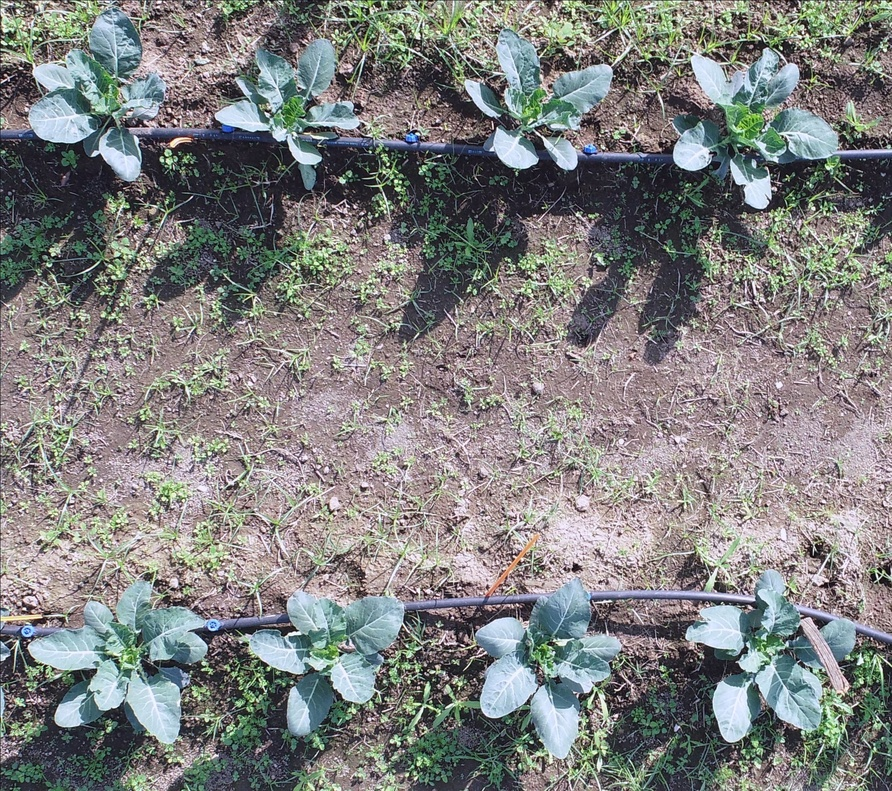
#> input picture IMAGE1.jpeg, 892 x 791 px, shrunk from 2085 x 1849 before the run
$ jupyter execute SLIC.ipynb
#> lines starting #> are read from the running program, lines starting #| are printed output that depends on the picture
[cell 1]
from skimage import data
import numpy as np
import matplotlib.pyplot as plt
import skimage.segmentation as seg
import skimage.filters as filters
import skimage.draw as draw
import skimage.color as color

[cell 2]
from skimage import io
image = io.imread('IMAGE1.jpeg')
#> image is the input picture: shape (791, 892, 3); mean R, G, B 127, 127.8, 126.8
plt.imshow(image);

[cell 3]
def image_show(image, nrows=1, ncols=1, cmap='gray'):
    fig, ax = plt.subplots(nrows=nrows, ncols=ncols, figsize=(14, 14))
    ax.imshow(image, cmap='gray')
    ax.axis('off')
    return fig, ax

[cell 4]
image_gray = color.rgb2gray(image)
image_show(image_gray);

[cell 5]
image_slic = seg.slic(image, start_label=1)
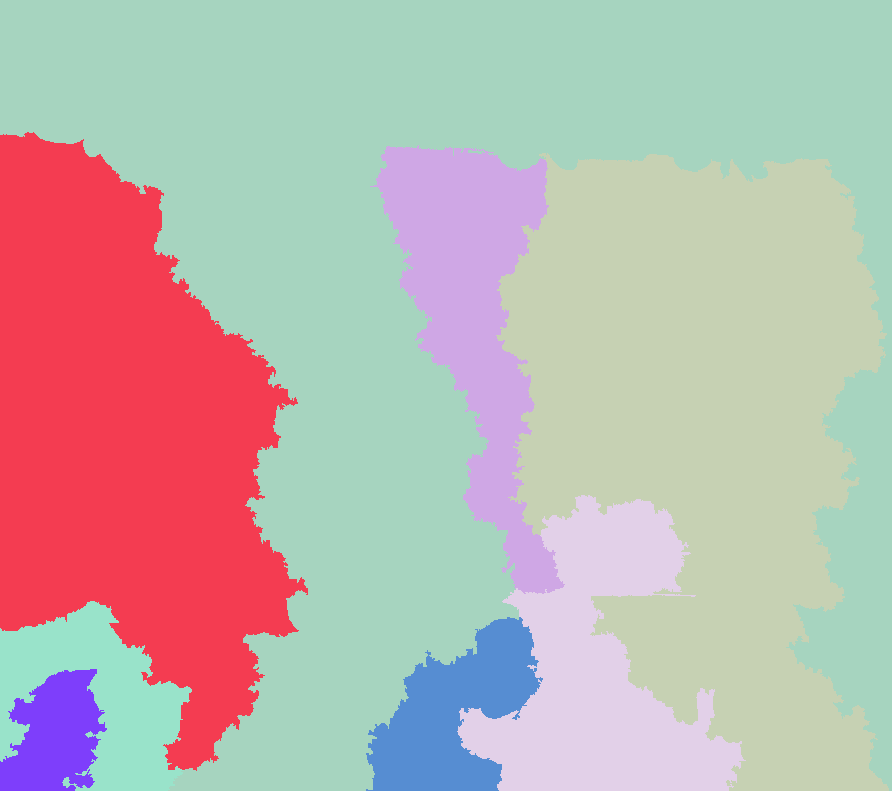
#> image_slic: shape (791, 892) int64; 8 distinct labels, from 1 to 8; one colour per label, 0 black

[cell 6]
image_show(color.label2rgb(image_slic, image, kind='avg', bg_label=0));
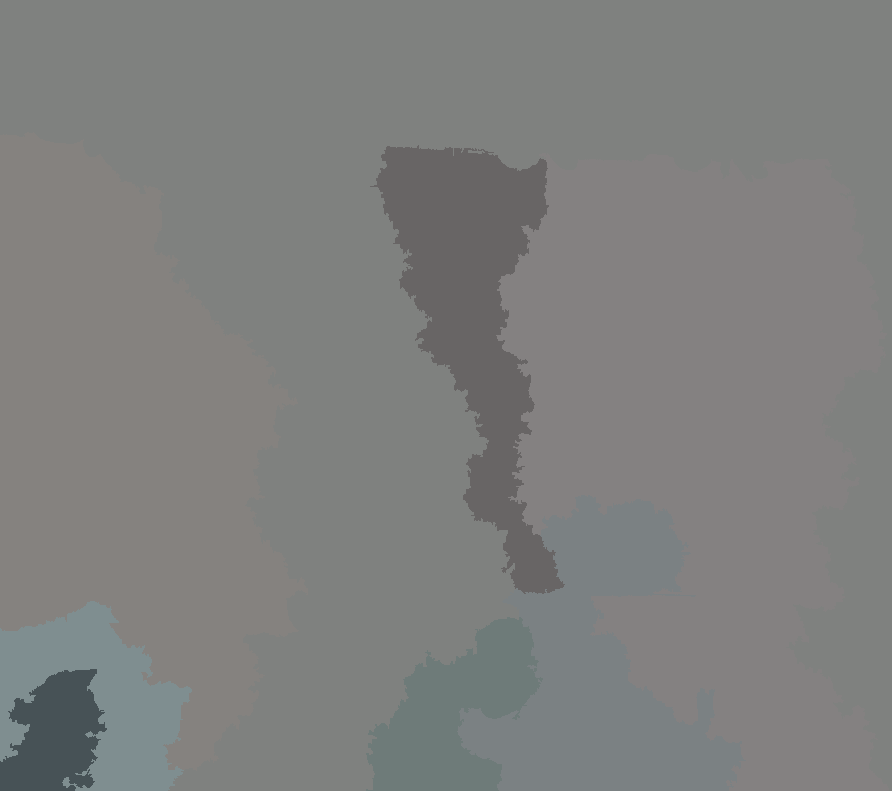
#> shown: shape (791, 892, 3); mean R, G, B 126.6, 127.3, 126.1

[cell 7]
#SLIC Code 2
from skimage.segmentation import slic
from skimage.segmentation import mark_boundaries
from skimage.util import img_as_float
from skimage import io
import matplotlib.pyplot as plt
import argparse
# load the image and convert it to a floating point data type
image = img_as_float(image)
# loop over the number of segments
for numSegments in (10, 100, 200):
	# apply SLIC and extract (approximately) the supplied number
	# of segments
	segments = slic(image, n_segments = numSegments, sigma = 5)
	# show the output of SLIC
	fig = plt.figure("Superpixels -- %d segments" % (numSegments))
	ax = fig.add_subplot(1, 1, 1)
	ax.imshow(mark_boundaries(image, segments,color = (1,0,1)))
	plt.axis("off")
#> this loop made 3 passes
#> pass 1, `segments = slic(image, n_segments = numSegments, sigma = 5)`:
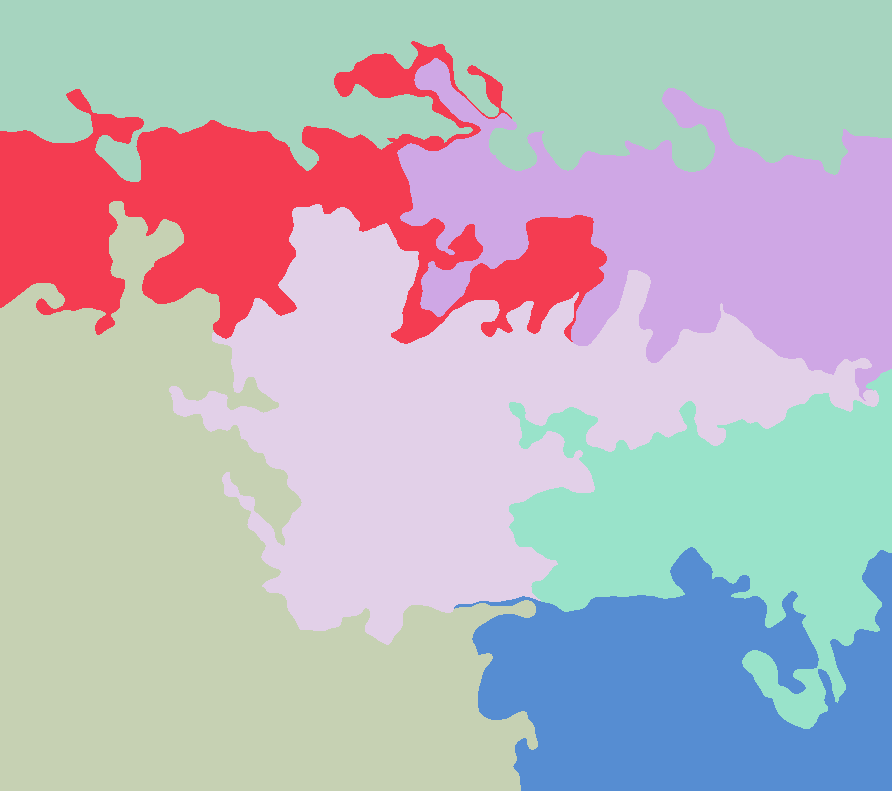
#> segments: shape (791, 892) int64; 7 distinct labels, from 1 to 7; one colour per label, 0 black
#> pass 2, `segments = slic(image, n_segments = numSegments, sigma = 5)`:
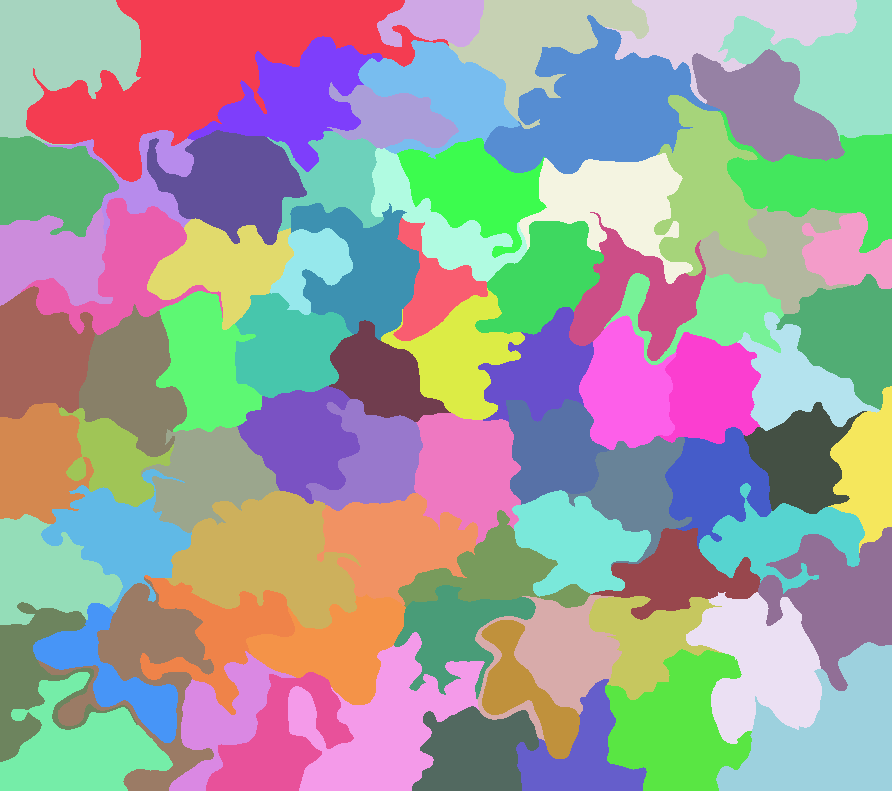
#> segments: shape (791, 892) int64; 80 distinct labels, from 1 to 80; one colour per label, 0 black
#> pass 3, `segments = slic(image, n_segments = numSegments, sigma = 5)`:
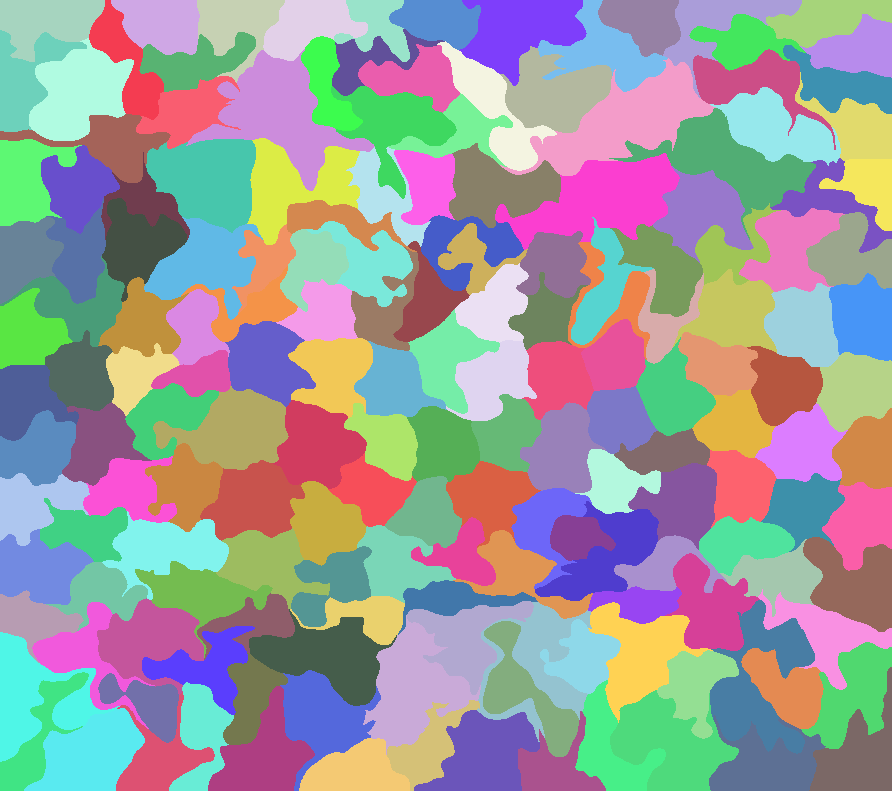
#> segments: shape (791, 892) int64; 173 distinct labels, from 1 to 173; one colour per label, 0 black
 #show the plots
plt.show()
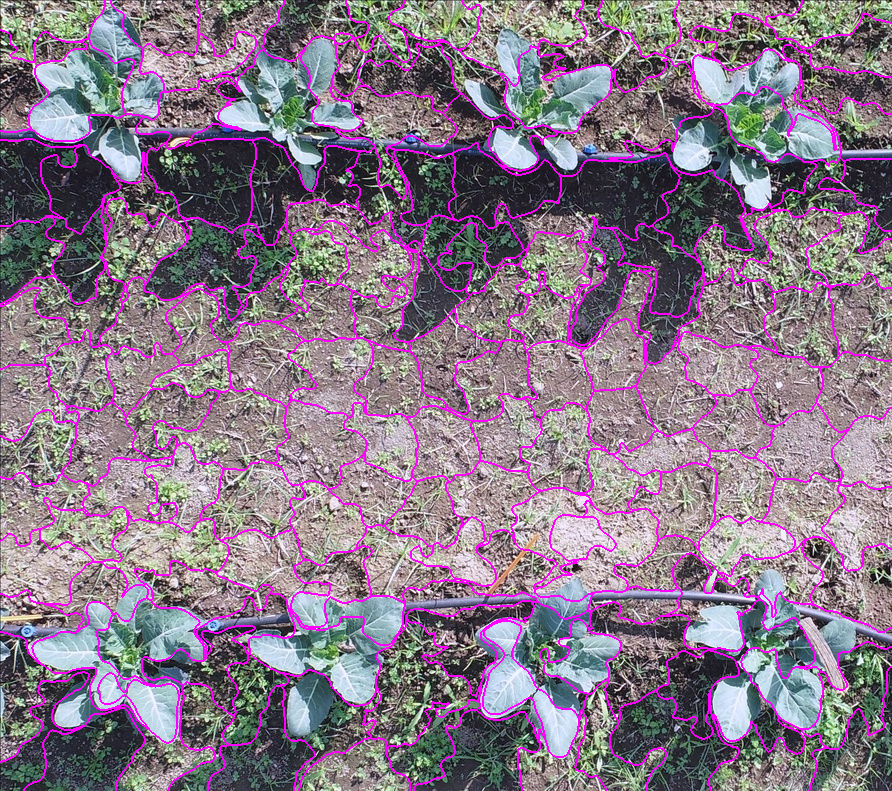
#> shown: shape (791, 892, 3) float64; mean R, G, B 0.538, 0.464, 0.537
